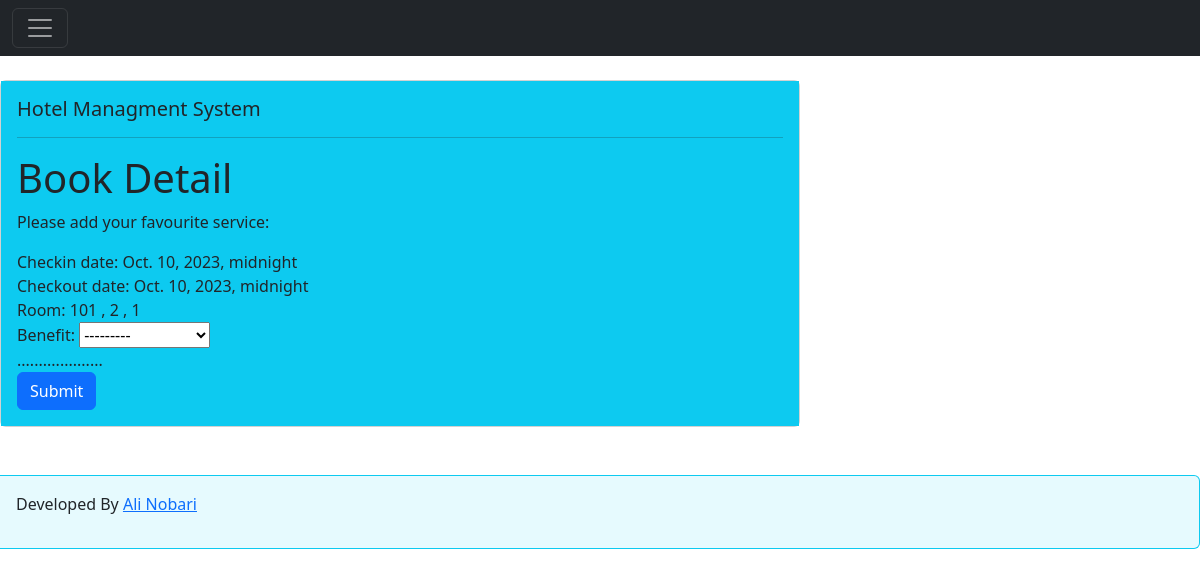
Screenshot of /hotel/addBenefit/1 with the database file from the repository.
### hotelApp/models.py (models this page shows, shortened)
class Book(models.Model):
    extra_benefits = (
        ('Room Service','Room Service'),
        ('Breakfast','Breakfast'),
        ('Lunch','Lunch'),
        ('Entertainment','Entertainment'),
    )
    benefit = models.CharField(max_length=20,choices=extra_benefits, null=True, blank=True)
    user = models.ForeignKey(settings.AUTH_USER_MODEL, on_delete=models.CASCADE)
    room = models.ForeignKey(Room,on_delete= models.CASCADE)
    checkin_date = models.DateTimeField()
    checkout_date = models.DateTimeField()

class Room(models.Model):
    roomnumber = models.PositiveIntegerField()
    capacity = models.PositiveIntegerField()
    bednumber = models.PositiveIntegerField()
    price = models.FloatField()
    availability = models.BooleanField(default=True)
    created_date = models.DateTimeField(auto_now_add=True)
    modified_date = models.DateTimeField(auto_now=True)
    categories = (
        ('stn','standard'),
        ('lux','luxury'),
        ('slx','superluxury'),
    )
    category = models.CharField(max_length=3, choices = categories , default= 'stn')
    def __str__(self):
        return str(self.roomnumber) + " , " + str(self.capacity)+ " , " + str(self.bednumber)

### hotelApp/views.py (the view)
# urls.py: path('addBenefit/<int:pk>', views.addBenefit, name='addBenefit'),
def addBenefit(request, pk):
    book = Book.objects.get(pk=pk)
    if request.method == 'POST':
        form = BenefitForm(request.POST)
        if form.is_valid():
            print('valid')
            book.benefit = form.cleaned_data['benefit']
            print(form.cleaned_data['benefit'])
            book.save()
            print('saved')
            messages.success(request,'You added extra benefit to your room')
            return redirect('bookList')
    else:
        form = BenefitForm()
    context = {
        'book': book,
        'form': form,
    }
    return render(request, 'bookdetail.html', context= context)

### hotelApp/forms.py
class BenefitForm(forms.ModelForm):
    class Meta:
        model = Book
        fields = ['benefit',]

### templates/bookdetail.html (shortened to what this page needs)
{% extends 'main.html' %}
{% block content %}
    <h1>Book Detail </h1>
    <p>Please add your favourite service:</p>
    <form method="post" action="{% url 'addBenefit' book.pk %}">
        Checkin date: {{book.checkin_date}} <br/>
        Checkout date: {{book.checkout_date}} <br/>
        Room: {{book.room}} <br/>
        Benefit: {{form.benefit}} <br/>
        ....................  <br/>
        <button class="btn btn-primary" role="button"  type="submit">Submit</button>
    </form>
{% endblock %}

### rows the page displays
Book: checkin_date "Oct. 10, 2023, midnight", checkout_date "Oct. 10, 2023, midnight", room "101 , 2 , 1"
